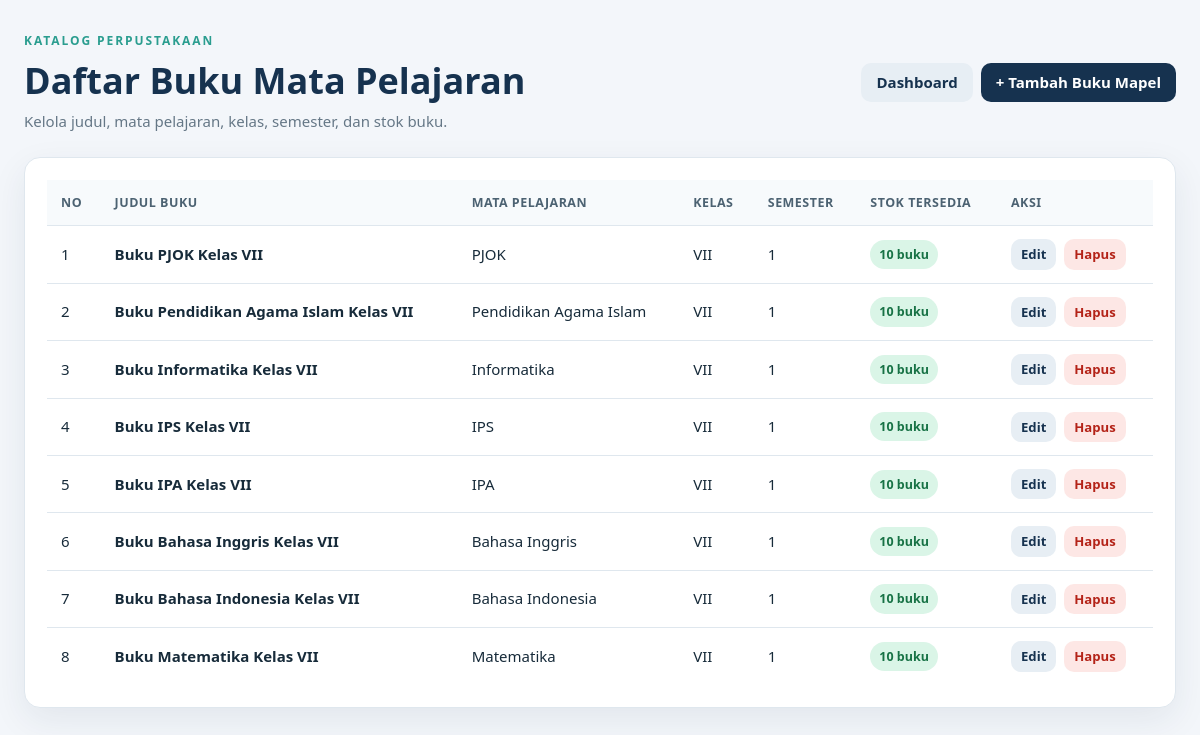
/views/v_admin_buku.php (signed in), run on the app's committed database.
### tables this page shows
CREATE TABLE `buku` (
  `kode_buku` int(11) NOT NULL,
  `gambar` varchar(250) NOT NULL,
  `nama_buku` varchar(100) NOT NULL,
  `tanggal_rilis` date NOT NULL,
  `pencipta` varchar(150) NOT NULL,
  `stok` int(100) NOT NULL,
  `mata_pelajaran` varchar(100) NOT NULL DEFAULT 'Umum',
  `kelas` varchar(20) NOT NULL DEFAULT 'Umum',
  `semester` varchar(10) NOT NULL DEFAULT 'Umum'
);

### config/app.php (called while the page is built, shortened)
<?php
if (!function_exists('app_url')) {
    function app_url(string $path = ''): string
    {
        $base = APP_BASE_URL;
        $path = ltrim($path, '/');
        return $base . ($path !== '' ? '/' . $path : '/');
    }
}
if (!function_exists('h')) {
    function h($value): string
    {
        return htmlspecialchars((string)($value ?? ''), ENT_QUOTES | ENT_SUBSTITUTE, 'UTF-8');
    }
}

### config/database.php (called while the page is built)
<?php
return [
    'host' => 'sql310.infinityfree.com',
    'user' => 'if0_43243962',
    'pass' => 'BMjCcCfkJoX',
    'name' => 'if0_43243962_pinjam_buku',
];

### models/m_koneksi.php (called while the page is built, shortened)
<?php
require_once __DIR__ . '/../config/app.php';
class m_koneksi
{
    public function __construct()
    {
        $config = require __DIR__ . '/../config/database.php';
        try {
            $this->koneksi = new mysqli(
                (string)$config['host'],
                (string)$config['user'],
                (string)$config['pass'],
                (string)$config['name']
            );
        } catch (mysqli_sql_exception $e) {
            error_log('Database connection error: ' . $e->getMessage());
            http_response_code(500);
            exit('Koneksi database gagal. Periksa konfigurasi database pada config/database.php.');
        }
    }
}

### models/m_buku.php (called while the page is built, shortened)
<?php
require_once __DIR__ . '/m_koneksi.php';
class m_buku
{
    private mysqli $koneksi;
    public function __construct()
    {
        $this->koneksi = (new m_koneksi())->koneksi;
    }
    public function tampil_data(): array
    {
        $result = $this->koneksi->query('SELECT * FROM buku ORDER BY kode_buku DESC');
        return $this->toObjects($result);
    }
    private function toObjects(mysqli_result $result): array
    {
        $rows = [];
        while ($row = $result->fetch_object()) {
            $rows[] = $row;
        }
        return $rows;
    }
}

### views/v_admin_buku.php (the view, shortened to what this page needs)
<?php
require_once __DIR__ . '/../config/app.php';
if (!isset($data_buku)) { require_once __DIR__ . '/../models/m_buku.php'; $data_buku = (new m_buku())->tampil_data(); }
?>
<!DOCTYPE html><html lang="id"><head><meta charset="UTF-8"><meta name="viewport" content="width=device-width, initial-scale=1"><title>Data Buku Mapel</title><link rel="stylesheet" href="<?= h(app_url('asset/app.css')) ?>"></head><body><main class="page"><header class="page-head"><div><p class="eyebrow">KATALOG PERPUSTAKAAN</p><h1>Daftar Buku Mata Pelajaran</h1><p class="muted">Kelola judul, mata pelajaran, kelas, semester, dan stok buku.</p></div><nav class="actions"><a class="btn btn-light" href="<?= h(app_url('views/v_dasbord_admin.php')) ?>">Dashboard</a><a class="btn btn-primary" href="<?= h(app_url('views/v_tambah_buku.php')) ?>">+ Tambah Buku Mapel</a></nav></header>
<section class="panel"><div class="table-wrap"><table><thead><tr><th>No</th><th>Judul Buku</th><th>Mata Pelajaran</th><th>Kelas</th><th>Semester</th><th>Stok Tersedia</th><th>Aksi</th></tr></thead><tbody><?php if ($data_buku): foreach ($data_buku as $i => $row): ?><tr><td><?= $i+1 ?></td><td><strong><?= h($row->nama_buku) ?></strong></td><td><?= h($row->mata_pelajaran ?? 'Umum') ?></td><td><?= h($row->kelas ?? 'Umum') ?></td><td><?= h($row->semester ?? 'Umum') ?></td><td><span class="pill <?= (int)$row->stok > 0 ? 'pill-green' : 'pill-amber' ?>"><?= (int)$row->stok > 0 ? (int)$row->stok . ' buku' : 'Habis' ?></span></td><td><div class="row-actions"><a class="btn btn-small btn-light" href="<?= h(app_url('controllers/c_buku.php?aksi=edit&kode_buku=' . (int)$row->kode_buku)) ?>">Edit</a><form method="post" action="<?= h(app_url('controllers/c_buku.php?aksi=hapus')) ?>" onsubmit="return confirm('Hapus buku ini?')"><input type="hidden" name="kode_buku" value="<?= (int)$row->kode_buku ?>"><button type="submit" class="btn btn-small btn-danger">Hapus</button><?= csrf_field() ?></form></div></td></tr><?php endforeach; else: ?><tr><td colspan="7" class="empty">Belum ada data buku mata pelajaran.</td></tr><?php endif; ?></tbody></table></div></section></main></body></html>

### asset/app.css (style rules this page uses)
:root { --navy:#16324f;--blue:#1f6f8b;--teal:#2a9d8f;--bg:#f3f6fa;--text:#172b3a;--muted:#657786;--border:#dfe7ee;--danger:#b42318;--green:#177245;--amber:#9a6700;--white:#fff;--radius:16px;--shadow:0 12px 35px rgba(22,50,79,.08) }
* { box-sizing:border-box }
body { margin:0;background:var(--bg);color:var(--text);font:15px/1.55 system-ui,-apple-system,BlinkMacSystemFont,"Segoe UI",sans-serif }
a { color:var(--blue);text-decoration:none }
button,input,select,textarea { font:inherit }
.page { max-width:1280px;margin:0 auto;padding:32px 24px }
.page-head { display:flex;align-items:center;justify-content:space-between;gap:20px;margin-bottom:24px }
.page-head h1,.form-card h1 { font-size:clamp(1.65rem,3vw,2.25rem);line-height:1.2;margin:0 0 8px;color:var(--navy) }
.eyebrow { font-size:.75rem;letter-spacing:.16em;font-weight:800;color:var(--teal);margin:0 0 8px }
.muted { color:var(--muted);margin:0 }
.actions,.row-actions { display:flex;align-items:center;gap:8px;flex-wrap:wrap }
.btn { display:inline-flex;align-items:center;justify-content:center;gap:7px;border:0;border-radius:10px;padding:10px 15px;font-weight:700;cursor:pointer;white-space:nowrap;text-decoration:none!important;line-height:1.25 }
.btn-primary { background:var(--navy);color:#fff }
.btn-light { background:#e7eef4;color:var(--navy) }
.btn-danger { background:#fde7e5;color:var(--danger) }
.btn-small { padding:7px 10px;font-size:.82rem }
.panel,.form-card { background:var(--white);border:1px solid var(--border);border-radius:var(--radius);box-shadow:var(--shadow);padding:22px }
.table-wrap { width:100%;overflow-x:auto }
table { width:100%;border-collapse:collapse;min-width:760px }
th,td { padding:13px 14px;text-align:left;border-bottom:1px solid var(--border);vertical-align:middle }
th { font-size:.78rem;text-transform:uppercase;letter-spacing:.04em;color:#4c6272;background:#f7fafc;white-space:nowrap }
tbody tr:last-child td { border-bottom:0 }
.pill { display:inline-flex;align-items:center;padding:5px 9px;border-radius:99px;font-weight:750;font-size:.78rem;white-space:nowrap }
.pill-green { background:#daf5e7;color:var(--green) }
.row-actions form { display:inline-flex;margin:0 }

### data on the page
buku: nama_buku "Buku PJOK Kelas VII", mata_pelajaran "PJOK", kelas "VII", semester "1", stok "10"
buku: nama_buku "Buku Pendidikan Agama Islam Kelas VII", mata_pelajaran "Pendidikan Agama Islam", kelas "VII", semester "1", stok "10"
buku: nama_buku "Buku Informatika Kelas VII", mata_pelajaran "Informatika", kelas "VII", semester "1", stok "10"
buku: nama_buku "Buku IPS Kelas VII", mata_pelajaran "IPS", kelas "VII", semester "1", stok "10"
buku: nama_buku "Buku IPA Kelas VII", mata_pelajaran "IPA", kelas "VII", semester "1", stok "10"
buku: nama_buku "Buku Bahasa Inggris Kelas VII", mata_pelajaran "Bahasa Inggris", kelas "VII", semester "1", stok "10"
buku: nama_buku "Buku Bahasa Indonesia Kelas VII", mata_pelajaran "Bahasa Indonesia", kelas "VII", semester "1", stok "10"
buku: nama_buku "Buku Matematika Kelas VII", mata_pelajaran "Matematika", kelas "VII", semester "1", stok "10"
